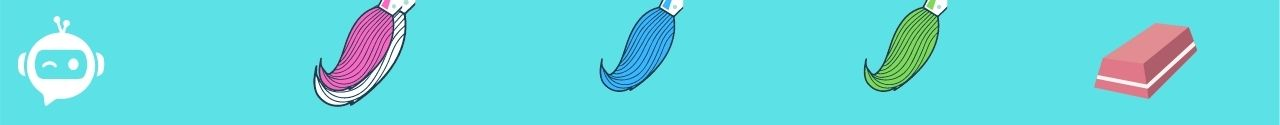
#> input picture openCV-project/Projects/HandTracking/Resources/1.jpg, 1280 x 125 px, given in place of the camera
$ python virtual_paint.py
#> lines starting #> are read from the running program, lines starting #| are printed output that depends on the picture; after the words box and inside, x2 and y2 are one past the last pixel; in counts of white or black regions, pixels touching at a corner belong together
import cv2
import numpy as np

cam = cv2.VideoCapture(0)

myColors = [[5, 107, 0, 19, 255, 255],
            [133, 56, 0, 159, 156, 255]]

myColorValue = [[51, 153, 255],  # BGR
                [255, 0, 255]]

myPoints = []  # [x, y, colorID]


def findColor(img, myColor, myColorValue):
    imgHSV = cv2.cvtColor(img, cv2.COLOR_BGR2HSV)
    newPoints = []
    for index, color in enumerate(myColor):
        lower = np.array(color[:3])
        upper = np.array(color[3:])
        mask = cv2.inRange(imgHSV, lower, upper)
        x, y = getContours(mask)
        cv2.circle(imgResult, (x, y), 10, myColorValue[index], -1)
        # cv2.imshow(str(color), mask)

        if x != 0 and y != 0:
            newPoints.append([x, y, index])

    return newPoints


def getContours(img):
    x, y, w, h = 0, 0, 0, 0
    contours, hierarchy = cv2.findContours(
        img, cv2.RETR_EXTERNAL, cv2.CHAIN_APPROX_SIMPLE)
    for cnt in contours:
        area = cv2.contourArea(cnt)
        if area > 500:
            # cv2.drawContours(imgResult, cnt, -1, (255, 0, 0), 3)
            peri = cv2.arcLength(cnt, True)
            approx = cv2.approxPolyDP(cnt, 0.02*peri, True)
            x, y, w, h = cv2.boundingRect(approx)
    return x+w//2, y


def drawOnCanvas(myPoint, myColorValue):
    for point in myPoint:
        cv2.circle(imgResult, (point[0], point[1]),
                   10, myColorValue[point[2]], -1)


while True:
    isTrue, img = cam.read()
#> img is the input picture: shape (125, 1280, 3); mean B, G, R 221.7, 216.1, 101.1
    img = cv2.flip(img, 1)
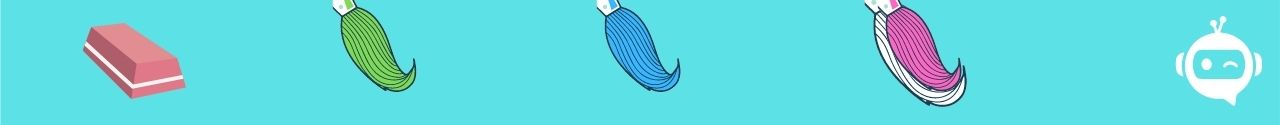
#> img: shape (125, 1280, 3); mean B, G, R 221.7, 216.1, 101.1
    imgResult = img.copy()

    newPoints = findColor(img, myColors, myColorValue)
#> in findColor, `imgHSV = cv2.cvtColor(img, cv2.COLOR_BGR2HSV)`: imgHSV: shape (125, 1280, 3); mean H, S, V 94.1, 146.4, 226
#> the loop in findColor, `for index, color in enumerate(myColor):` made 2 passes
#> (x, y) on passes 1 to 2: (0, 0), (923, 7)
#> pass 2, in findColor, `mask = cv2.inRange(imgHSV, lower, upper)`:
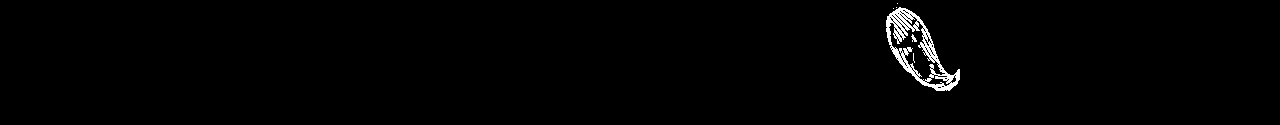
#> mask: shape (125, 1280); 1.1% white in thin lines or dots, all inside (x1, y1, x2, y2) = (886, 3, 960, 91)
#> after the loop in findColor, `for index, color in enumerate(myColor):`:
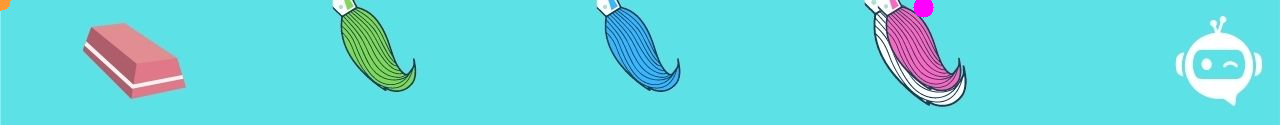
#> imgResult: shape (125, 1280, 3); 0.24% of pixels changed, all inside (x1, y1, x2, y2) = (0, 0, 934, 18)
#> after the loop in findColor, `for index, color in enumerate(myColor):`: newPoints = [[923, 7, 1]]
#> newPoints = [[923, 7, 1]]

    if len(newPoints) != 0:
        for newP in newPoints:
            myPoints.append(newP)
#> this loop made 1 pass
#> after the loop, myPoints = [[923, 7, 1]]

    if len(myPoints) != 0:
        drawOnCanvas(myPoints, myColorValue)
#> the loop in drawOnCanvas, `for point in myPoint:` made 1 pass

    cv2.imshow('Paint Virtual', imgResult)

    if cv2.waitKey(1) == ord('q'):
#> (key q is pressed here)
        break
